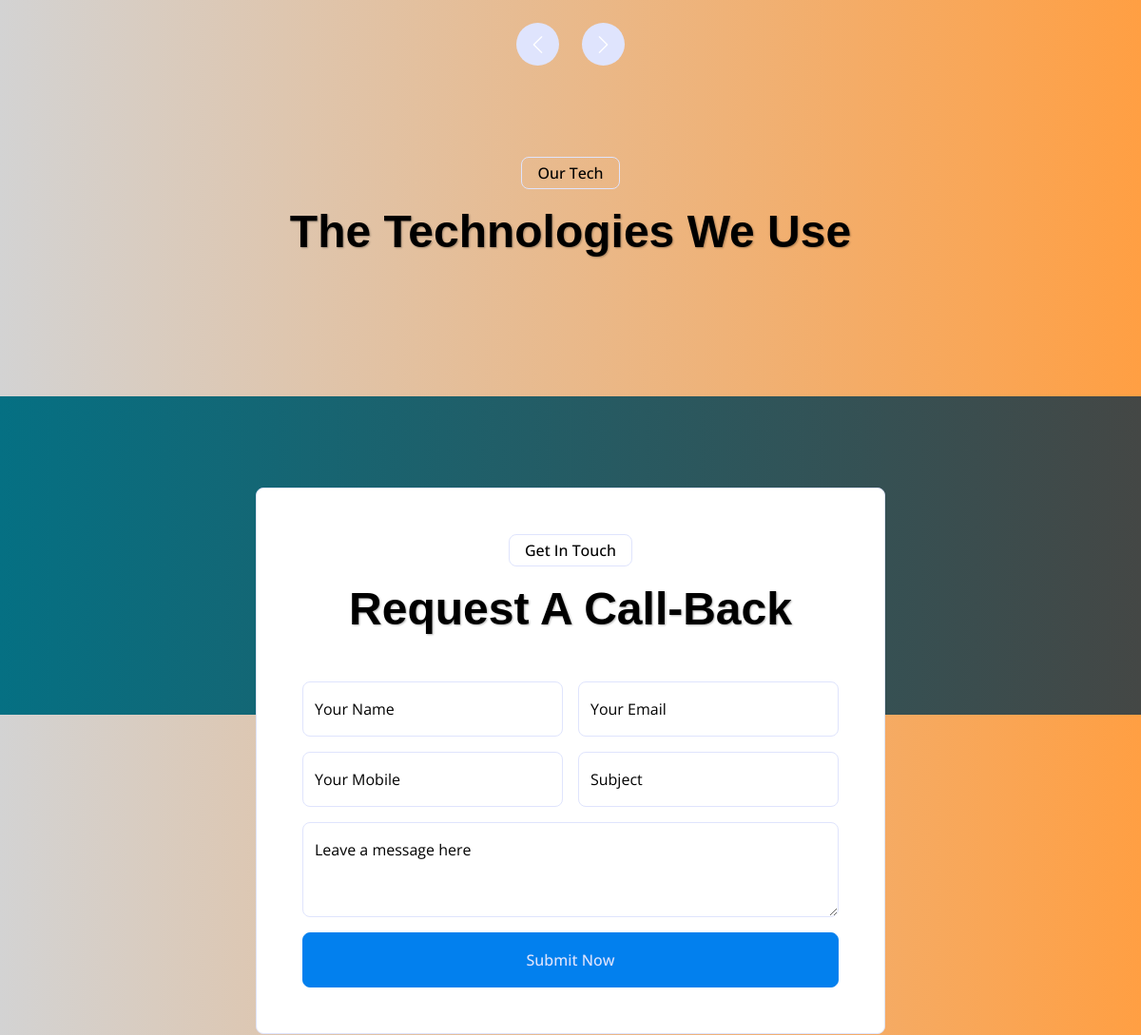
The app's page / (middle part), older data.
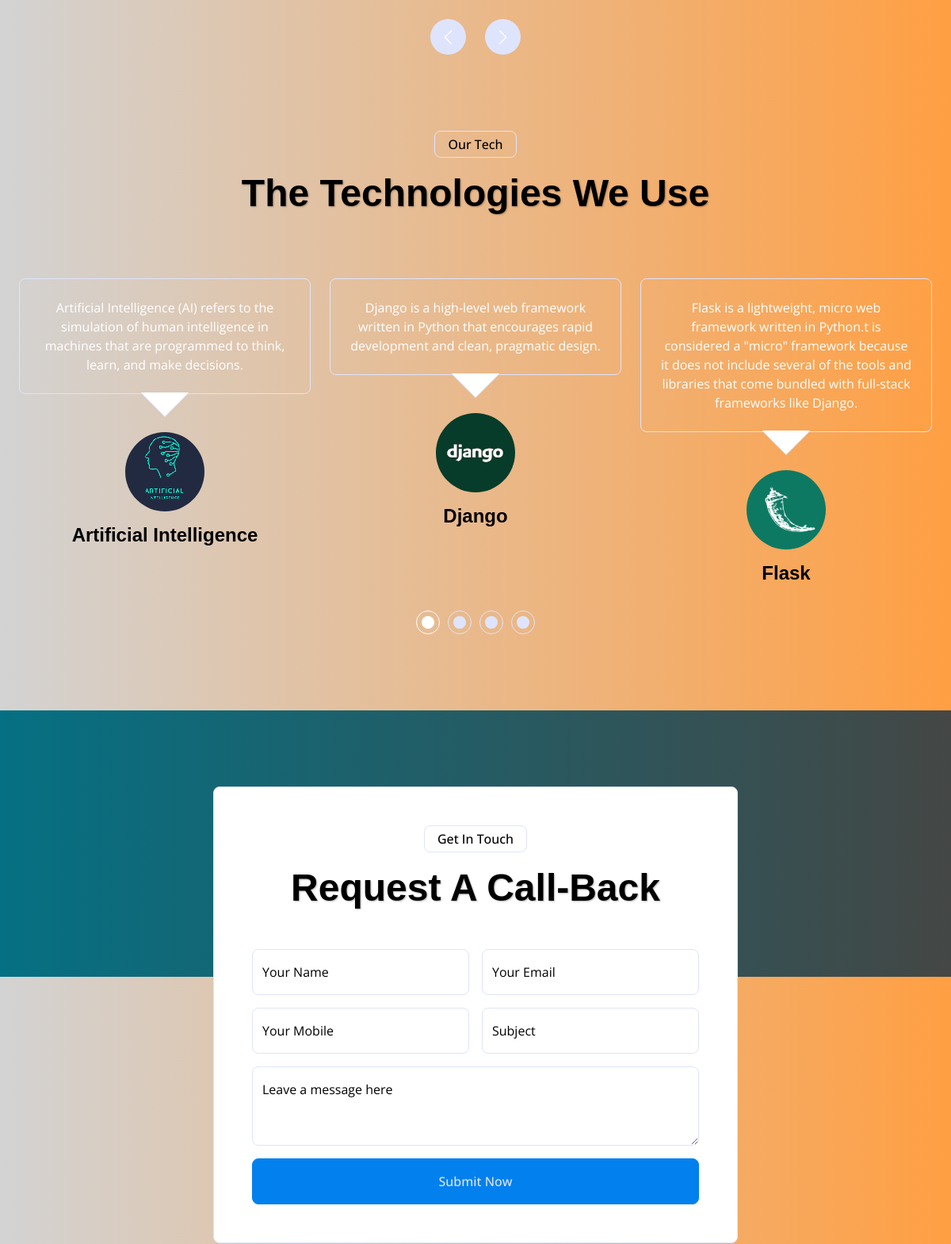
The same page, newer data.
### apps/models.py (models this page shows, shortened)
class Tech(models.Model):
    name=models.CharField(max_length=100)
    image=models.ImageField(upload_to='pics')
    descriptions=models.TextField()

### apps/views.py (the view)
# urls.py: path('',index,name='index'),
def index(request):
    tech=Tech.objects.all()
    Team=TeamMembersModel.objects.all()
    projects=Projects.objects.all()
    return render(request,'index.html',{"Team":Team,'projects':projects,'tech':tech})

### templates/index.html (shortened to what the changed rows need)
{% load static %}
<!DOCTYPE html>
<html lang="en">
<head>
    <link href="https://cdnjs.cloudflare.com/ajax/libs/font-awesome/5.10.0/css/all.min.css" rel="stylesheet">
    <link href="https://cdn.jsdelivr.net/npm/bootstrap-icons@1.4.1/font/bootstrap-icons.css" rel="stylesheet">
    <link href="{% static 'lib/animate/animate.min.css' %}" rel="stylesheet">
    <link href="{% static 'lib/owlcarousel/assets/owl.carousel.min.css' %}" rel="stylesheet">
    <link href="{% static 'css/bootstrap.min.css' %}" rel="stylesheet">
    <link href="{% static 'css/style.css' %}" rel="stylesheet">
</head>
<body>
    <div class="container-fluid p-0 mb-5 wow fadeIn" data-wow-delay="0.1s">
    <div class="container-xxl py-5">
        <div class="container">
            <div class="text-center mx-auto wow fadeInUp" data-wow-delay="0.1s" style="max-width: 600px;">
                <p class="d-inline-block border rounded text-primary fw-semi-bold py-1 px-3">Our Tech</p>
                <h1 class="display-5 mb-5">The Technologies We Use</h1>
            </div>
            <div class="owl-carousel testimonial-carousel wow fadeInUp" data-wow-delay="0.3s">
                {% for i in tech %}
                <div class="testimonial-item">
                    <div class="testimonial-text border rounded p-4  mb-5">
                        {{i.descriptions}}
                    </div>
                    <img class="rounded-circle mb-3" src="{{i.image.url}}" alt="">
                    <h4>{{i.name}}</h4>
                </div>
                {% endfor %}
            </div>
        </div>
    </div>
    <div class="container-fluid callback my-5 pt-5">
        <div class="container pt-5">
            <div class="row justify-content-center">
                <div class="col-lg-7">
                    <div class="bg-white border rounded p-4 p-sm-5 wow fadeInUp" data-wow-delay="0.5s">
                        <div class="text-center mx-auto wow fadeInUp" data-wow-delay="0.1s" style="max-width: 600px;">
                            <h1 class="display-5 mb-5">Request A Call-Back</h1>
                        </div>
                    </div>
                </div>
            </div>
        </div>
    </div>
    </div>
</body>
</html>

Row changes from the older to the newer data that the page shows:
added Tech: descriptions "Django is a high-level web framework written in Python that encourages rapid development and clean, pragmatic design.", image (picture), name "Django"
added Tech: descriptions "Flask is a lightweight, micro web framework written in Python.t is considered a \"micro\" framework because it does not include several of the tools and libraries that come bundled with full-stack frameworks like Django.", image (picture), name "Flask"
added Tech: descriptions "Artificial Intelligence (AI) refers to the simulation of human intelligence in machines that are programmed to think, learn, and make decisions.", image (picture), name "Artificial Intelligence"
